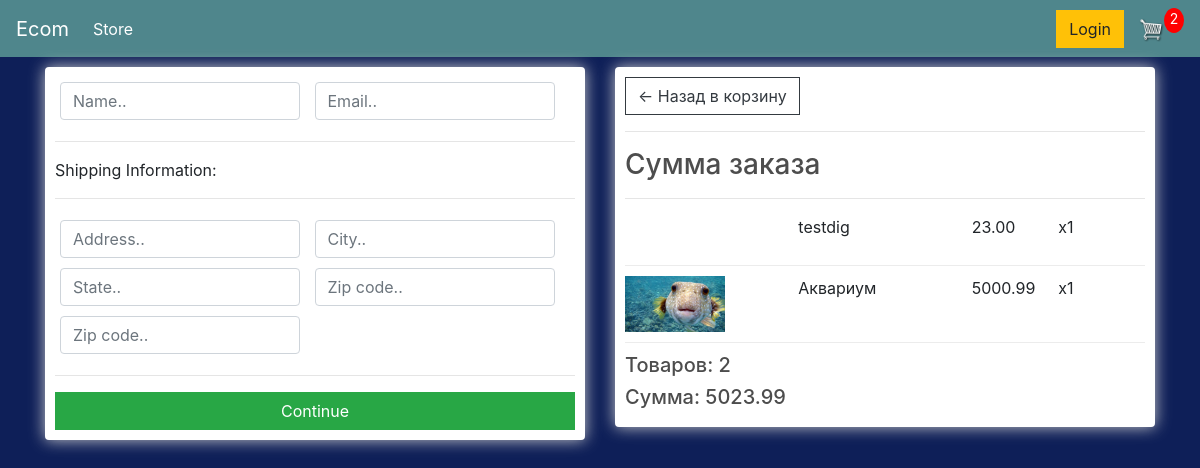
Screenshot of /checkout/ (signed in) with the database file from the repository.
### store/models.py (models this page shows, shortened)
class OrderItem(models.Model):
    product = models.ForeignKey(Product, on_delete=models.SET_NULL, null=True, blank=True)
    order = models.ForeignKey(Order, on_delete=models.SET_NULL, null=True, blank=True)
    quantity = models.IntegerField(default=0, null=True, blank=True)
    date_added = models.DateTimeField(auto_now_add=True)
    @property
    def get_total(self):
        total = self.product.price * self.quantity
        return total

class Product(models.Model):
    name = models.CharField(max_length=200, null=True)
    price = models.FloatField()
    digital = models.BooleanField(default=False, null=True, blank=True)
    image = models.ImageField(null=True, blank=True)
    @property
    def imageURL(self):
        try:
            url = self.image.url
        except:
            url = ''
        return url

class Order(models.Model):
    customer = models.ForeignKey(Customer, on_delete=models.SET_NULL, null=True, blank=True)
    date_ordered = models.DateTimeField(auto_now_add=True)
    complete = models.BooleanField(default=False, null=True, blank=False)
    transaction_id = models.CharField(max_length=200, null=True)
    @property
    def shipping(self):
        shipping = False
        orderitems = self.orderitem_set.all()
        for i in orderitems:
            if i.product.digital == False:
                shipping = True
        return shipping
    @property
    def get_cart_total(self):
        orderitems = self.orderitem_set.all()
        total = sum([item.get_total for item in orderitems])
        return total
    @property
    def get_cart_items(self):
        orderitems = self.orderitem_set.all()
        total = sum([item.quantity for item in orderitems])
        return total

### store/views.py (the view)
# urls.py: path('checkout/', views.checkout, name="checkout"),
def checkout(request):
    if request.user.is_authenticated:
        customer = request.user.customer
        order, created = Order.objects.get_or_create(customer=customer, complete=False)
        items = order.orderitem_set.all()
        cartItems = order.get_cart_items
    else:
        items = []
        order = {'get_cart_total': 0, 'get_cart_items': 0, 'shipping': False}
        cartItems = order.get_cart_items
    context = {'items': items, 'order': order, 'cartItems': cartItems}
    return render(request, 'store/checkout.html', context)

### store/templates/store/checkout.html (shortened to what this page needs)
{% extends 'store/main.html' %}
{% load static %}
{% block content %}
     <div class="row">
		<div class="col-lg-6">
			<div class="box-element" id="form-wrapper">
				<form id="form">
					<div id="user-info">
						<div class="form-field">
							<input required class="form-control" type="text" name="name" placeholder="Name..">
						</div>
						<div class="form-field">
							<input required class="form-control" type="email" name="email" placeholder="Email..">
						</div>
					</div>
					<div id="shipping-info">
						<hr>
						<p>Shipping Information:</p>
						<hr>
						<div class="form-field">
							<input class="form-control" type="text" name="address" placeholder="Address..">
						</div>
						<div class="form-field">
							<input class="form-control" type="text" name="city" placeholder="City..">
						</div>
						<div class="form-field">
							<input class="form-control" type="text" name="state" placeholder="State..">
						</div>
						<div class="form-field">
							<input class="form-control" type="text" name="zipcode" placeholder="Zip code..">
						</div>
						<div class="form-field">
							<input class="form-control" type="text" name="country" placeholder="Zip code..">
						</div>
					</div>
					<hr>
					<input id="form-button" class="btn btn-success btn-block" type="submit" value="Continue">
				</form>
			</div>
			<br>
		</div>
		<div class="col-lg-6">
			<div class="box-element">
				<a  class="btn btn-outline-dark" href="{% url 'cart' %}">&#x2190; Назад в корзину</a>
				<hr>
				<h3>Сумма заказа</h3>
				<hr>
				{% for item in items %}
				<div class="cart-row">
					<div style="flex:2"><img class="row-image" src="{{ item.product.imageURL }}"></div>
					<div style="flex:2"><p>{{ item.product.name }}</p></div>
					<div style="flex:1"><p>{{ item.product.price|floatformat:2 }}</p></div>
					<div style="flex:1"><p>x{{ item.quantity }}</p></div>
				</div>
				{% endfor %}
				<h5>Товаров:   {{ order.get_cart_items }}</h5>
				<h5>Сумма:   {{ order.get_cart_total|floatformat:2 }}</h5>
			</div>
		</div>
	</div>
{% endblock content %}

### static/css/main.css (style rules this page uses)
body { background-color: #0E1F58; }
h1,h2,h3,h4,h5,h6 { color:hsl(0, 0%, 30%); }
.box-element { box-shadow:hsl(0, 0%, 80%) 0 0 16px; background-color: #fff; border-radius: 4px; padding: 10px; }
.col-lg-4, .col-lg-6, .col-lg-8, .col-lg-12 { margin-top: 10px; }
.btn { border-radius: 0; }
.row-image { width: 100px; }
.form-field { width:250px; display: inline-block; padding: 5px; }
.cart-row { display: flex; align-items: flex-stretch; padding-bottom: 10px; margin-bottom: 10px; border-bottom: 1px solid #ececec; }

### rows the page displays
OrderItem: product.name "testdig", product.price "23.00", quantity "1"
OrderItem: product.imageURL (picture), product.name "Аквариум", product.price "5000.99", quantity "1"
Order: get_cart_items "2", get_cart_total "5023.99"

### other values shown
{{ cartItems }} "2"
